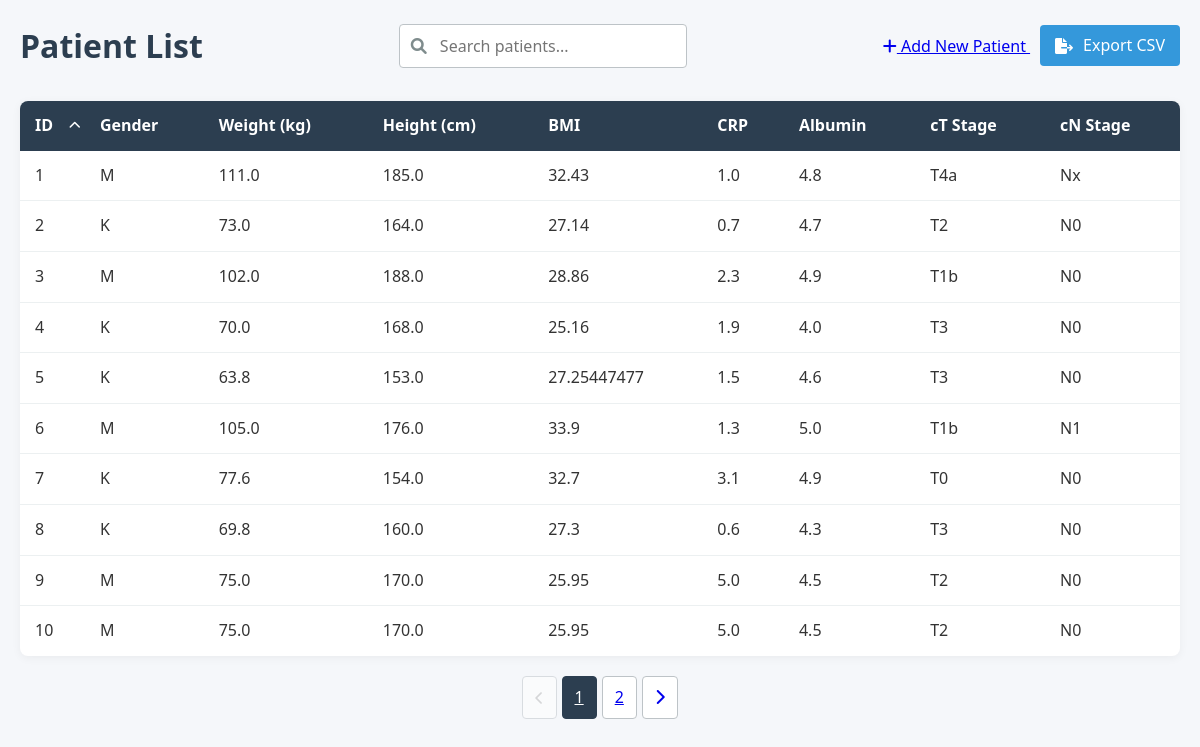
Before: / with the older database file.
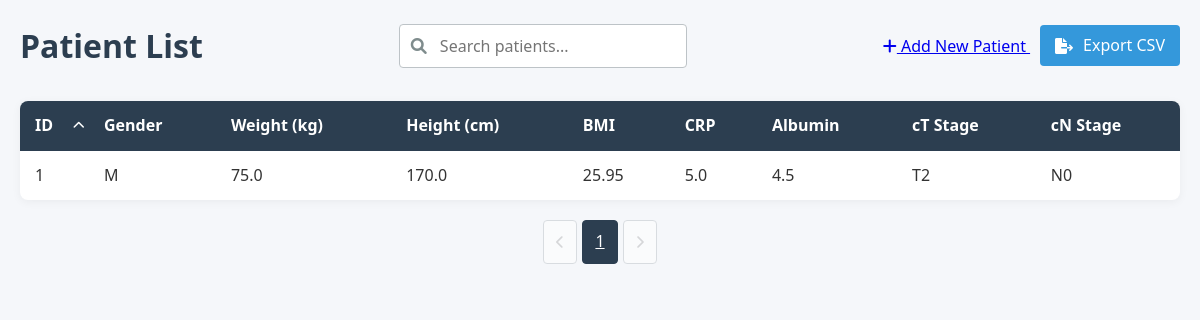
After: the same page with the newer database file.
### models.py (models this page shows, shortened)
class Patient(db.Model):
    id = db.Column(db.Integer, primary_key=True)
    gender = db.Column(db.String(1), nullable=False)        # 'M' lub 'K'
    weight = db.Column(db.Float, nullable=False)            # waga w kg (wartości numeryczne)
    height = db.Column(db.Float, nullable=False)            # wzrost w cm (wartości numeryczne)
    bmi = db.Column(db.Float, nullable=False)               # BMI (wartości numeryczne)
    CRP = db.Column(db.Float, nullable=False)               # CRP (wartości numeryczne)
    Alb = db.Column(db.Float, nullable=False)               # Alb (wartości numeryczne)
    WCC = db.Column(db.Float, nullable=False)               # WCC (wartości numeryczne)
    NEU = db.Column(db.Float, nullable=False)               # NEU (wartości numeryczne)
    total_protein = db.Column(db.Float, nullable=False)     # białko całkowite (wartości numeryczne)
    pT = db.Column(db.String(10), nullable=False)           # stadium T (wartości kategoryczne)
    pN = db.Column(db.String(10), nullable=False)           # stadium N (wartości kategoryczne)
    pM = db.Column(db.String(10), nullable=False)           # stadium M (wartości kategoryczne)
    PNI = db.Column(db.Integer, nullable=False)             # PNI (wartości numeryczne 0-1)
    GRADING = db.Column(db.String(10), nullable=False)      # stopień zróżnicowania (wartości kategoryczne)
    Lauren = db.Column(db.String(10), nullable=False)       # typ Lauren (wartości kategoryczne)
    CTH_preop = db.Column(db.String(10), nullable=False)    # chemioterapia przedoperacyjna (wartości kategoryczne)
    cycles_number = db.Column(db.Integer, nullable=False)   # liczba cykli chemioterapii (wartości numeryczne)
    leukocytes = db.Column(db.Float, nullable=True)        # NEW: total leukocytes count (nullable)
    pni_float = db.Column(db.Float, nullable=True)         # NEW: float PNI value (nullable)
    predictions = db.relationship('Prediction', backref='patient', lazy=True)

### app.py (the view, shortened to what this page needs)
    @app.route('/')
    def index():
        search_query = request.args.get('search', '')
        page = request.args.get('page', 1, type=int)
        per_page = 10
        sort_by = request.args.get('sort', 'id')  # Default sort by ID
        sort_order = request.args.get('order', 'asc')  # Default ascending
        base_query = Patient.query
        if sort_by == 'weight':
            sort_column = Patient.weight
        elif sort_by == 'height':
            sort_column = Patient.height
        elif sort_by == 'bmi':
            sort_column = Patient.bmi
        elif sort_by == 'CRP':
            sort_column = Patient.CRP
        elif sort_by == 'Alb':
            sort_column = Patient.Alb
        elif sort_by == 'pT':
            sort_column = Patient.pT
        elif sort_by == 'pN':
            sort_column = Patient.pN
        elif sort_by == 'id':
            sort_column = Patient.id
        else:  # Default case
            sort_column = Patient.id
        if sort_order == 'desc':
            patients = base_query.order_by(sort_column.desc())
        else:
            patients = base_query.order_by(sort_column.asc())
        patients = patients.paginate(page=page, per_page=per_page)
        return render_template('index.html',
                            patients=patients,
                            search_query=search_query,
                            sort_by=sort_by,
                            sort_order=sort_order)

### templates/index.html (shortened to what this page needs)
{% extends "base.html" %}
{% block content %}
<header>
    <h1>Patient List</h1>
    <div class="search-container">
        <i class="fas fa-search"></i>
        <form method="get" action="{{ url_for('index') }}">
            <input type="text" name="search" placeholder="Search patients..."
                   value="{{ search_query }}" id="searchInput">
        </form>
    </div>
    <div class="actions">
        <a href="{{ url_for('new_patient') }}" class="btn-add">
            <i class="fas fa-plus"></i> Add New Patient
        </a>
        <a href="{{ url_for('export_patients') }}" class="btn-export">
            <i class="fas fa-file-export"></i> Export CSV
        </a>
    </div>
</header>
<div class="patient-table-container">
    <table class="patient-table">
        <thead>
            <tr>
                <th class="sortable {% if sort_by == 'id' %}sorted-{{ sort_order }}{% endif %}"
                    data-sort="id">
                    ID {% if sort_by == 'id' %}
                        <i class="fas fa-chevron-{% if sort_order == 'asc' %}up{% else %}down{% endif %}"></i>
                    {% endif %}
                </th>
                <th>Gender</th>
                <th>Weight (kg)</th>
                <th>Height (cm)</th>
                <th>BMI</th>
                <th>CRP</th>
                <th>Albumin</th>
                <th>cT Stage</th>
                <th>cN Stage</th>
            </tr>
        </thead>
        <tbody>
            {% for patient in patients.items %}
            <tr class="patient-row" onclick="window.location='{{ url_for('patient_detail', patient_id=patient.id) }}'">
                <td>{{ patient.id }}</td>
                <td>{{ patient.gender }}</td>
                <td>{{ patient.weight }}</td>
                <td>{{ patient.height }}</td>
                <td>{{ patient.bmi }}</td>
                <td>{{ patient.CRP }}</td>
                <td>{{ patient.Alb }}</td>
                <td>{{ patient.pT }}</td>
                <td>{{ patient.pN }}</td>
            </tr>
            {% endfor %}
        </tbody>
    </table>
</div>
<div class="pagination">
    {% if patients.has_prev %}
        <a href="{{ url_for('index', page=patients.prev_num, search=search_query) }}"
           class="pagination-button">
            <i class="fas fa-chevron-left"></i>
        </a>
    {% else %}
        <button class="pagination-button" disabled>
            <i class="fas fa-chevron-left"></i>
        </button>
    {% endif %}
    {% for page_num in patients.iter_pages() %}
        {% if page_num %}
            <a href="{{ url_for('index', page=page_num, search=search_query) }}"
               class="pagination-button {% if page_num == patients.page %}active{% endif %}">
                {{ page_num }}
            </a>
        {% else %}
            <span class="pagination-ellipsis">...</span>
        {% endif %}
    {% endfor %}
    {% if patients.has_next %}
        <a href="{{ url_for('index', page=patients.next_num, search=search_query) }}"
           class="pagination-button">
            <i class="fas fa-chevron-right"></i>
        </a>
    {% else %}
        <button class="pagination-button" disabled>
            <i class="fas fa-chevron-right"></i>
        </button>
    {% endif %}
</div>
{% endblock %}

### templates/base.html (shortened to what this page needs)
<!DOCTYPE html>
<html lang="en">
<head>
    <link rel="stylesheet" href="{{ url_for('static', filename='css/styles.css') }}">
    <link rel="stylesheet" href="https://cdnjs.cloudflare.com/ajax/libs/font-awesome/6.0.0/css/all.min.css">
</head>
<body>
    <div class="container">
        {% block content %}{% endblock %}
    </div>
</body>
</html>

### static/css/styles.css (style rules this page uses)
:root { --primary-color: #2c3e50; --secondary-color: #3498db; --accent-color: #e74c3c; --light-gray: #ecf0f1; --medium-gray: #bdc3c7; --dark-gray: #7f8c8d; --success-color: #2ecc71; --warning-color: #f39c12; --danger-color: #e74c3c; }
* { margin: 0; padding: 0; box-sizing: border-box; font-family: 'Segoe UI', Tahoma, Geneva, Verdana, sans-serif; }
body { background-color: #f5f7fa; color: #333; line-height: 1.6; }
.container { max-width: 1200px; margin: 0 auto; padding: 20px; }
header { margin-bottom: 30px; display: flex; justify-content: space-between; align-items: center; flex-wrap: wrap; gap: 20px; }
h1 { color: var(--primary-color); font-weight: 600; }
.search-container { position: relative; min-width: 250px; }
.search-container i { position: absolute; left: 12px; top: 50%; transform: translateY(-50%); color: var(--dark-gray); }
.search-container input { width: 100%; padding: 10px 15px 10px 40px; border: 1px solid var(--medium-gray); border-radius: 4px; font-size: 16px; transition: border-color 0.3s; }
.patient-table-container { background: white; border-radius: 8px; box-shadow: 0 2px 10px rgba(0, 0, 0, 0.05); overflow: hidden; margin-bottom: 20px; }
.patient-table { width: 100%; border-collapse: collapse; }
.patient-table th { background-color: var(--primary-color); color: white; padding: 12px 15px; text-align: left; }
.patient-table td { padding: 12px 15px; border-bottom: 1px solid var(--light-gray); }
.patient-table tr:last-child td { border-bottom: none; }
.patient-row { transition: background-color 0.2s; cursor: pointer; }
.pagination { display: flex; justify-content: center; gap: 5px; margin-top: 20px; }
.pagination-button { padding: 8px 12px; border: 1px solid var(--medium-gray); background: white; border-radius: 4px; cursor: pointer; transition: all 0.2s; }
.pagination-button.active { background: var(--primary-color); color: white; border-color: var(--primary-color); }
.pagination-button:disabled { opacity: 0.5; cursor: not-allowed; }
.sortable { cursor: pointer; position: relative; padding-right: 20px; transition: background-color 0.2s; }
.sortable i { position: absolute; right: 5px; top: 50%; transform: translateY(-50%); font-size: 12px; }
.sorted-asc { background-color: rgba(52, 152, 219, 0.1); }
.btn-export { background-color: var(--secondary-color); color: white; padding: 8px 15px; border-radius: 4px; text-decoration: none; display: inline-flex; align-items: center; gap: 5px; margin-left: 10px; transition: all 0.2s; }
.btn-export i { margin-right: 5px; }

Changed rows visible on the page:
removed Patient: id "2", gender "K", weight "73.0", height "164.0", bmi "27.14", CRP "0.7", Alb "4.7", pT "T2", pN "N0"
removed Patient: id "3", gender "M", weight "102.0", height "188.0", bmi "28.86", CRP "2.3", Alb "4.9", pT "T1b", pN "N0"
removed Patient: id "4", gender "K", weight "70.0", height "168.0", bmi "25.16", CRP "1.9", Alb "4.0", pT "T3", pN "N0"
removed Patient: id "5", gender "K", weight "63.8", height "153.0", bmi "27.25447477", CRP "1.5", Alb "4.6", pT "T3", pN "N0"
removed Patient: id "6", gender "M", weight "105.0", height "176.0", bmi "33.9", CRP "1.3", Alb "5.0", pT "T1b", pN "N1"
removed Patient: id "7", gender "K", weight "77.6", height "154.0", bmi "32.7", CRP "3.1", Alb "4.9", pT "T0", pN "N0"
removed Patient: id "8", gender "K", weight "69.8", height "160.0", bmi "27.3", CRP "0.6", Alb "4.3", pT "T3", pN "N0"
removed Patient: id "9", gender "M", weight "75.0", height "170.0", bmi "25.95", CRP "5.0", Alb "4.5", pT "T2", pN "N0"
removed Patient: id "10", gender "M", weight "75.0", height "170.0", bmi "25.95", CRP "5.0", Alb "4.5", pT "T2", pN "N0"
changed Patient id 1: weight "111.0" → "75.0"; height "185.0" → "170.0"; bmi "32.43" → "25.95"; CRP "1.0" → "5.0"; Alb "4.8" → "4.5"; pT "T4a" → "T2"; pN "Nx" → "N0"
Other visible differences:
list line gone: "2"
